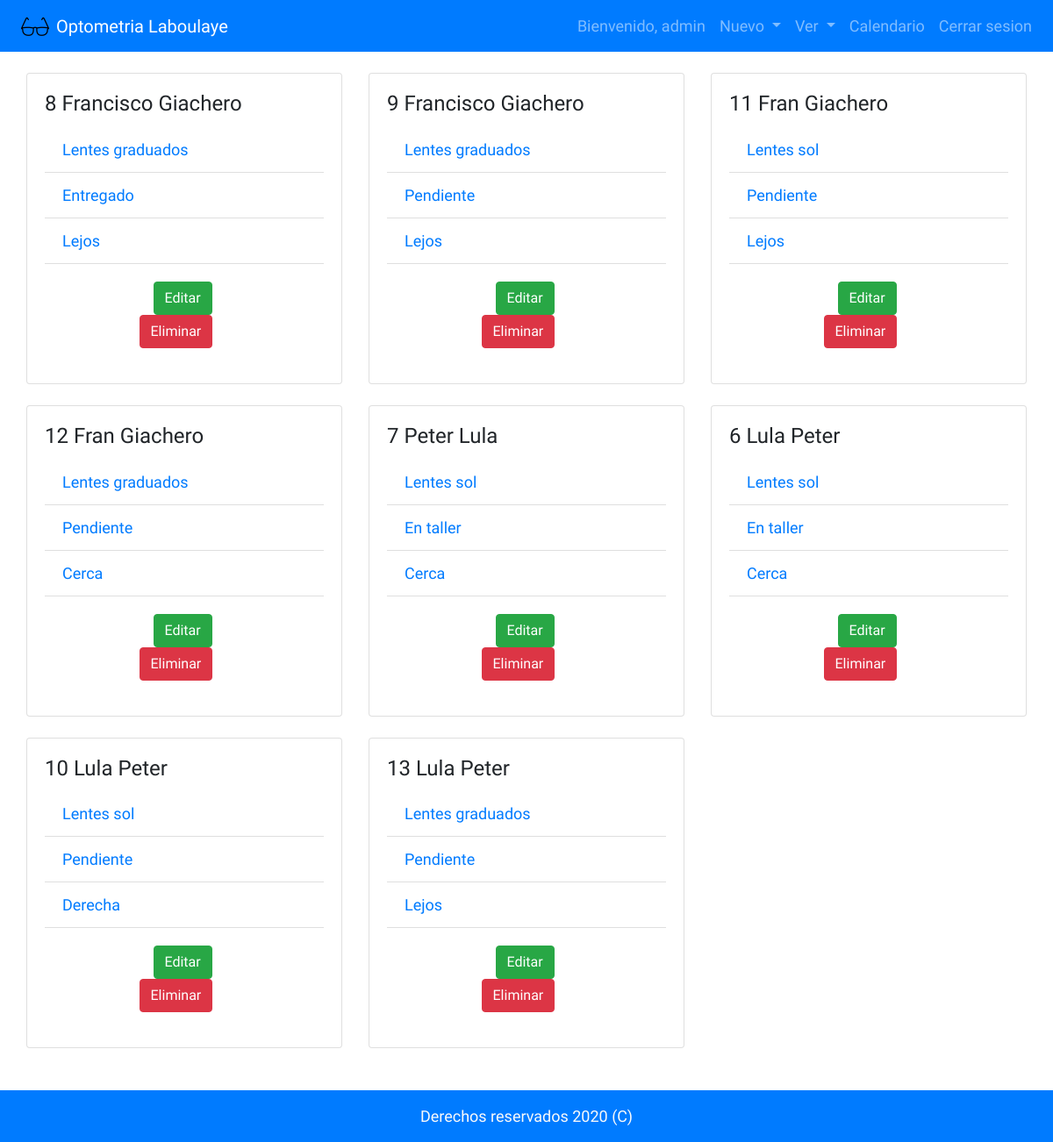
/optometrialbye/pedido/detalle (signed in), run on the app's committed database.
### optometrialbye/models.py (models this page shows, shortened)
class Pedidos(models.Model):
    id_producto = models.AutoField(primary_key=True)
    producto = models.CharField(max_length=200)
    descripcion = models.CharField(max_length=100, choices= descripcion_opciones, blank=False, default= 'Cerca')
    otra_descripcion = models.CharField(max_length= 50, choices= otra_descripcion, default= 'Con armazon')
    precio = models.FloatField()
    subtotal = models.FloatField()
    pago = models.CharField(max_length=100, choices= opciones_de_pago, default= 'Efectivo')
    paciente = models.ForeignKey(Pacientes, on_delete=models.CASCADE)
    estado_pedido = models.CharField(max_length=60, choices= estado, default= 'Pendiente')
    class Meta:
        ordering = ['paciente']

class Pacientes(models.Model):
    nombre = models.CharField(max_length= 100)
    apellido = models.CharField(max_length= 100)
    genero = models.CharField(max_length= 2, choices= genero_opciones)
    celular_regex = RegexValidator(regex=r'^\+?549?\d{10}$', message = "Número debe ser ingresado en formato '+549XXXXXXXXXX'.")
    celular = models.CharField("Celular", validators=[celular_regex], max_length = 14, unique = True)
    historial = models.CharField( 'Historial', max_length=200, blank= True)
    class Meta:
        ordering = ['apellido']
    def __str__(self):
        nombre_apellido = f'{self.nombre} {self.apellido}'
        return nombre_apellido

### optometrialbye/views.py (the view)
# urls.py: path('pedido/detalle', views.DetallePedido, name = 'detalle_pedido'),
def DetallePedido (request):
    pedidos = Pedidos.objects.all()
    return render(request, "optolbye/detalle_pedido.html", {"pedidos" : pedidos})

### optometrialbye/templates/optolbye/detalle_pedido.html
{% extends 'optolbye/base.html' %}
{% load static %}
{% block body %}
<main class="py-4" >
    <div class="container-fluid m-0">
        <div class="row m-0 ">
        {% for pedido in pedidos %}
            <div class="col-md-4 mb-4">
                <div class="card">
                      <div class="card-body">
                        <h4 class="card-title">{{pedido.id_producto}} {{pedido.paciente}}</h4>
                        <ul class = "list-group list-group-flush">
                            <li class = "list-group-item"><a href="#">{{pedido.producto}}</a></li>
                            <li class = "list-group-item"><a href="#">{{pedido.estado_pedido}}</a></li>
                            <li class = "list-group-item"><a href="#">{{pedido.descripcion}}</a></li>
                        </ul>
                       <div class="card-body w-50 mx-auto">
                        {% if perms.optometrialbye.change_pedidos %}
                            <a href="{% url 'editar_pedido' pedido.id_producto %}" class="btn btn-success mx-4 ">Editar</a>
                            <a href="{% url 'eliminar_pedido' pedido.id_producto %}" class="btn btn-danger mx-2 ">Eliminar</a>
                        {% endif %}
                       </div>
                      </div>
                </div>
            </div>
        {% endfor %}
        </div>
    </div>
</main>
{% endblock %}
{% block footer %}
<footer class="py-3 bg-primary ">
    <div class="container">
      <p class="m-0 text-light text-center">Derechos reservados 2020 (C)</p>
    </div>
</footer>
{% endblock %}

### optometrialbye/templates/optolbye/base.html (shortened to what this page needs)
<!DOCTYPE html>
<html lang="es">
    <head>
        <link rel="stylesheet" href="https://stackpath.bootstrapcdn.com/bootstrap/4.4.1/css/bootstrap.min.css">
        {% load static %}
    </head>
    <body>
        {% block nav %}
        <nav class="navbar navbar-expand-sm navbar-dark bg-primary">
            {% load static %}
            <img class="px-2 " src="{% static 'optolbye/icons/glasses_4916.ico'%}" alt=""><a class="navbar-brand" href="{% url 'index' %}">Optometria Laboulaye</a>
            <div class="collapse navbar-collapse" id="collapsibleNavId">
                <ul class="navbar-nav ml-auto mt-2 mt-lg-0">
                    {% if user.is_authenticated %}
                    <li class="nav-item">
                        <a class="nav-link" href="#">Bienvenido, {{ user.username }}</a>
                    </li>
                    <li class="nav-item dropdown">
                        <a class="nav-link dropdown-toggle " href="#" id="navbarDropdown" role="button" data-toggle="dropdown" aria-haspopup="true" aria-expanded="false">
                            Nuevo
                        </a>
                    </li>
                    <li class="nav-item dropdown">
                        <a class="nav-link dropdown-toggle " href="#" id="navbarDropdown" role="button" data-toggle="dropdown" aria-haspopup="true" aria-expanded="false">
                            Ver
                        </a>
                    </li>
                    <li class="nav-item">
                        <a class="nav-link" href="{% url 'calendario' %}">Calendario</a>
                    </li>
                    <li class="nav-item">
                        <a class="nav-link" href="{% url 'logout' %}">Cerrar sesion</a>
                    </li>
                    {% else %}
                    <li class="nav-item">
                        <a class="nav-link" href="{% url 'login' %}">Ingresar <span class="sr-only">(current)</span></a>
                    </li class="nav-item">
                    {% endif %}
                </ul>
            </div>
        </nav>
        {% endblock %}
        {% block body %}
        {% endblock %}
        {% block footer %}
        {% endblock %}
    </body>
</html>

### optometrialbye/templates/optolbye/base.html (style rules this page uses)
body { font-family: 'Architects Daughter', serif; font-size: 18px; }

### data on the page
Pedidos: id_producto "8", paciente "Francisco Giachero", producto "Lentes graduados", estado_pedido "Entregado", descripcion "Lejos"
Pedidos: id_producto "9", paciente "Francisco Giachero", producto "Lentes graduados", estado_pedido "Pendiente", descripcion "Lejos"
Pedidos: id_producto "11", paciente "Fran Giachero", producto "Lentes sol", estado_pedido "Pendiente", descripcion "Lejos"
Pedidos: id_producto "12", paciente "Fran Giachero", producto "Lentes graduados", estado_pedido "Pendiente", descripcion "Cerca"
Pedidos: id_producto "7", paciente "Peter Lula", producto "Lentes sol", estado_pedido "En taller", descripcion "Cerca"
Pedidos: id_producto "6", paciente "Lula Peter", producto "Lentes sol", estado_pedido "En taller", descripcion "Cerca"
Pedidos: id_producto "10", paciente "Lula Peter", producto "Lentes sol", estado_pedido "Pendiente", descripcion "Derecha"
Pedidos: id_producto "13", paciente "Lula Peter", producto "Lentes graduados", estado_pedido "Pendiente", descripcion "Lejos"

### other printed values
{{ user.username }} "admin"
